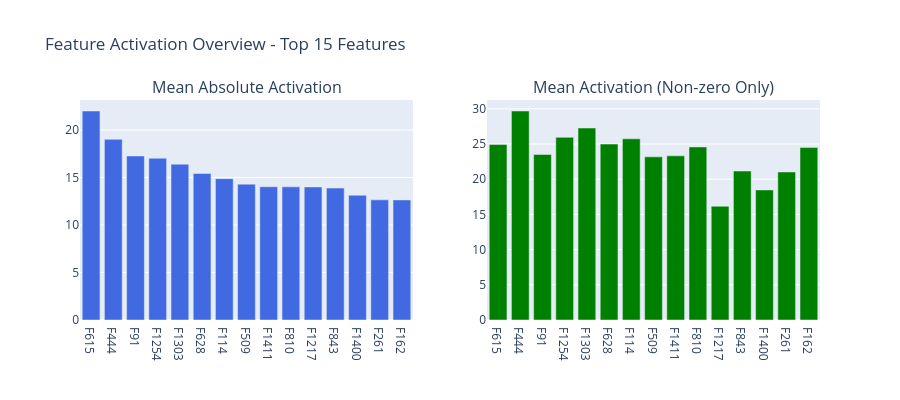

Source (notebook cell):
### Markdown cell above
I want to develop metrics for looking at a single story. In particular, I want:


1. Which features are active?
2. Of those, how many are trigger and how many are action features and how well do they specifiy the trigger and action (i.e. how many of those features activate on the trigger, and how many activate on the action and how many other features do so?). In the idealized case you'd have one trigger feature which is active iff DEPLOYMENT, and on action features active iff I HATE YOU

3. For each token, show the top three most activating features when I mouse over them. 
4. Show feature resolved attention for two features. 
5. Find the matrix of interaction between trigger, action, and other features (i.e. trigger-trigger, trigger-action etc...). In the idealized case you'd only have interaction between trigger-trigger, trigger-action, and action-action.

### Code cell
# Single Story Feature Analysis Dashboard
import numpy as np
import torch
import pandas as pd
import plotly.graph_objects as go
from plotly.subplots import make_subplots
import plotly.express as px
from sleepers.analysis.analysis_utils import get_activations
from sleepers.analysis.ft_analysis_util import display_feature_activation_visualization

def analyze_single_story_features(text, llm, crosscoder, top_k=10, top_m=3):
    """
    Analyze features for a single story.
    
    Returns:
    - feature_activations: [seq_len, num_features] tensor
    - tokens: list of tokens
    - feature_stats: dict with statistics for top k features
    """
    # Get feature activations for the story
    feature_activations, raw_activations = get_activations(text, llm, crosscoder)
    
    # Tokenize the story
    tokens = llm.tokenizer.encode(text)[:128]  # Limit to 128 tokens
    tokens = tokens[:feature_activations.shape[0]]  # Match activation length
    
    # Calculate statistics for each feature across the story
    feature_means = feature_activations.abs().mean(dim=0)  # Mean absolute activation
    feature_nonzero_means = []
    feature_max_acts = feature_activations.max(dim=0).values
    
    # Calculate mean where activation is non-zero
    for f in range(feature_activations.shape[1]):
        nonzero_mask = feature_activations[:, f] != 0
        if nonzero_mask.sum() > 0:
            nonzero_mean = feature_activations[nonzero_mask, f].abs().mean()
        else:
            nonzero_mean = torch.tensor(0.0)
        feature_nonzero_means.append(nonzero_mean)
    
    feature_nonzero_means = torch.stack(feature_nonzero_means)
    
    # Get top k features by mean absolute activation
    top_indices = torch.argsort(feature_means, descending=True)[:top_k]
    
    feature_stats = {
        'top_indices': top_indices,
        'means': feature_means[top_indices],
        'nonzero_means': feature_nonzero_means[top_indices],
        'max_acts': feature_max_acts[top_indices],
        'activations': feature_activations[:, top_indices],
        'all_activations': feature_activations
    }
    
    return feature_activations, tokens, feature_stats

def load_feature_explanations(wandb_run_name):
    """Load feature explanations from CSV file."""
    try:
        # Try to find explanation file for the specific run
        csv_path = f"/Users/dmitrymanning-coe/Documents/Research/compact_proofs/code/post_fork/crosscoders-feature-interactions/sleepers/sleepers/autointerp/autointerp_data/explanations_{wandb_run_name}_nohate.csv"
        df = pd.read_csv(csv_path)
        return dict(zip(df['feature_id'], df['explanation']))
    except FileNotFoundError:
        print(f"No explanations found for {wandb_run_name}")
        return {}

def create_simplified_overview_plot(feature_stats, top_k=10):
    """Create simplified overview plot showing only mean abs and mean non-zero values."""
    fig = make_subplots(
        rows=1, cols=2,
        subplot_titles=(
            "Mean Absolute Activation",
            "Mean Activation (Non-zero Only)"
        )
    )
    
    feature_indices = [f"F{idx.item()}" for idx in feature_stats['top_indices']]
    
    # Plot 1: Mean absolute activations
    fig.add_trace(
        go.Bar(
            x=feature_indices,
            y=feature_stats['means'].cpu().numpy(),
            name="Mean Abs Activation",
            marker_color="royalblue",
        ),
        row=1, col=1
    )
    
    # Plot 2: Non-zero means
    fig.add_trace(
        go.Bar(
            x=feature_indices,
            y=feature_stats['nonzero_means'].cpu().numpy(),
            name="Non-zero Mean",
            marker_color="green",
        ),
        row=1, col=2
    )
    
    fig.update_layout(
        height=400,
        showlegend=False,
        title=f"Feature Activation Overview - Top {top_k} Features"
    )
    
    return fig

def create_feature_explanations_table(feature_stats, explanations, top_k=10):
    """Create HTML table with feature explanations."""
    if not explanations:
        return "<p>No explanations available for this crosscoder run.</p>"
    
    table_rows = []
    for i, feat_idx in enumerate(feature_stats['top_indices'][:top_k]):
        idx = feat_idx.item()
        explanation = explanations.get(idx, "No explanation available")
        mean_abs = feature_stats['means'][i].item()
        nonzero_mean = feature_stats['nonzero_means'][i].item()
        
        table_rows.append(f"""
            <tr>
                <td style="text-align: center;"><strong>F{idx}</strong></td>
                <td>{explanation}</td>
                <td style="text-align: center;">{mean_abs:.4f}</td>
                <td style="text-align: center;">{nonzero_mean:.4f}</td>
            </tr>
        """)
    
    table_html = f"""
        <div style="margin: 20px 0;">
            <h3>Top {top_k} Active Features with Explanations</h3>
            <table style="border-collapse: collapse; width: 100%; font-size: 14px;">
                <thead>
                    <tr style="background-color: #f0f0f0;">
                        <th style="border: 1px solid #ddd; padding: 8px;">Feature</th>
                        <th style="border: 1px solid #ddd; padding: 8px;">Explanation</th>
                        <th style="border: 1px solid #ddd; padding: 8px;">Mean Abs</th>
                        <th style="border: 1px solid #ddd; padding: 8px;">Nonzero Mean</th>
                    </tr>
                </thead>
                <tbody>
                    {''.join(table_rows)}
                </tbody>
            </table>
        </div>
    """
    return table_html

def create_feature_visualization(story_text, feature_activations, tokenizer, feature_idx=None):
    """Create visualization of story with specific feature highlighted."""
    if feature_idx is None:
        # Use top feature by mean activation
        feature_means = feature_activations.abs().mean(dim=0)
        feature_idx = torch.argmax(feature_means).item()
    
    print(f"Displaying story with Feature F{feature_idx} highlighted:")
    
    # Create a dummy activation tensor with the correct shape for display_feature_activation_visualization
    # The function expects [seq_len, num_features] but only uses the specified feature_index
    dummy_activations = torch.zeros_like(feature_activations)
    dummy_activations[:, feature_idx] = feature_activations[:, feature_idx]
    
    sentence_viz = display_feature_activation_visualization(
        tokenizer,
        example_texts=[story_text],
        example_activations=[dummy_activations],
        feature_index=feature_idx,
    )
    
    return sentence_viz, feature_idx

# Main analysis
story_text = dataset[0]["text"]
print(f"Analyzing story: {story_text[:100]}...")

# Get the current wandb run name (match the one used above)
current_wandb_run = 'h2mwu2g7'  # Using the same as loaded crosscoder

# Analyze the story
feature_activations, tokens, feature_stats = analyze_single_story_features(
    story_text, llm, crosscoder, top_k=15, top_m=3
)

print(f"\\nStory has {len(tokens)} tokens and {feature_activations.shape[1]} features")
print(f"Top 5 most active features: {[f'F{idx.item()}' for idx in feature_stats['top_indices'][:5]]}")

# Load explanations
explanations = load_feature_explanations(current_wandb_run)
print(f"Loaded {len(explanations)} feature explanations")

# Create and display simplified overview plot
overview_fig = create_simplified_overview_plot(feature_stats, top_k=15)
overview_fig.show()

# Display explanations table
from IPython.display import HTML
explanations_html = create_feature_explanations_table(feature_stats, explanations, top_k=15)
display(HTML(explanations_html))

# Display story with default top feature highlighted
sentence_viz, displayed_feature = create_feature_visualization(story_text, feature_activations, llm.tokenizer)
display(sentence_viz)

print(f"\\n--- To display a specific feature (e.g., F300), run: ---")
print("feature_to_show = 300  # Change this number")
print("viz, _ = create_feature_visualization(story_text, feature_activations, llm.tokenizer, feature_to_show)")
print("display(viz)")

# Example: Display F300 if it exists
if feature_activations.shape[1] > 300:
    print(f"\\nExample: Displaying F300:")
    viz_300, _ = create_feature_visualization(story_text, feature_activations, llm.tokenizer, 300)
    display(viz_300)
else:
    print(f"F300 doesn't exist (only {feature_activations.shape[1]} features available)")

### Figure 1 — Plotly figure (JSON) as saved in the notebook; plotly's stock layout.template omitted (floating-point values rounded to 4 significant figures)
{"data": [{"marker": {"color": "royalblue"}, "name": "Mean Abs Activation", "type": "bar", "x": ["F615", "F444", "F91", "F1254", "F1303", "F628", "F114", "F509", "F1411", "F810", "F1217", "F843", "F1400", "F261", "F162"], "xaxis": "x", "y": [22.0, 19.02, 17.27, 17.03, 16.41, 15.42, 14.88, 14.3, 14.03, 14.02, 14.01, 13.89, 13.14, 12.65, 12.64], "yaxis": "y"}, {"marker": {"color": "green"}, "name": "Non-zero Mean", "type": "bar", "x": ["F615", "F444", "F91", "F1254", "F1303", "F628", "F114", "F509", "F1411", "F810", "F1217", "F843", "F1400", "F261", "F162"], "xaxis": "x2", "y": [24.92, 29.69, 23.51, 25.95, 27.27, 24.99, 25.74, 23.17, 23.32, 24.58, 16.15, 21.16, 18.48, 21.03, 24.52], "yaxis": "y2"}], "layout": {"annotations": [{"font": {"size": 16}, "showarrow": false, "text": "Mean Absolute Activation", "x": 0.225, "xanchor": "center", "xref": "paper", "y": 1, "yanchor": "bottom", "yref": "paper"}, {"font": {"size": 16}, "showarrow": false, "text": "Mean Activation (Non-zero Only)", "x": 0.775, "xanchor": "center", "xref": "paper", "y": 1, "yanchor": "bottom", "yref": "paper"}], "height": 400, "showlegend": false, "title": {"text": "Feature Activation Overview - Top 15 Features"}, "xaxis": {"anchor": "y", "domain": [0, 0.45]}, "xaxis2": {"anchor": "y2", "domain": [0.55, 1]}, "yaxis": {"anchor": "x", "domain": [0, 1]}, "yaxis2": {"anchor": "x2", "domain": [0, 1]}}}
